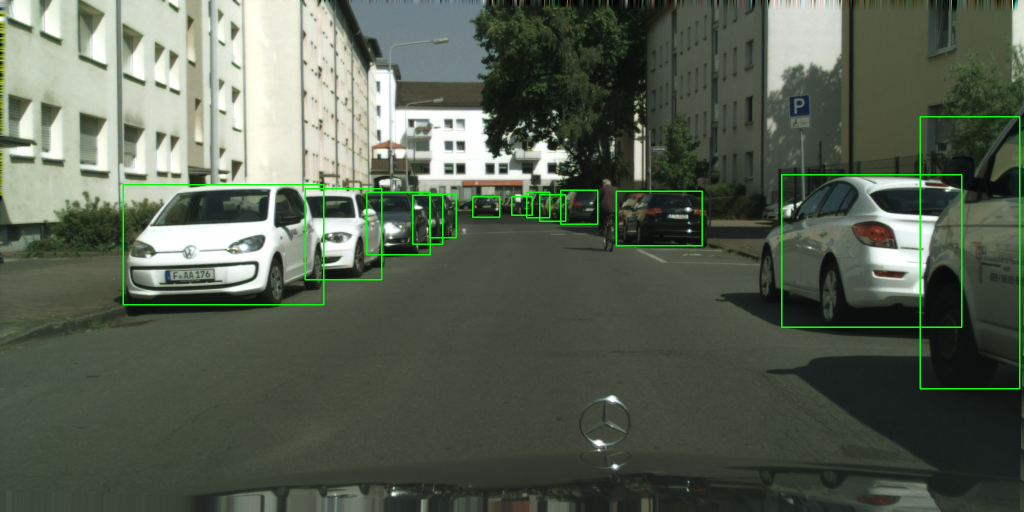
#> input picture pred.jpg, 2048 x 1024 px, given in place of lena.jpg, which was not available (shown at 1/2 size)
$ python practice.py   (older library calls are emulated)
#> lines starting #> are read from the running program, lines starting #| are printed output that depends on the picture; pictures that were not available may be replaced by others from this repository, and a replacement may not be noted
import cv2
import datetime
import matplotlib.pyplot
import numpy as np
from matplotlib import pyplot as plt
# [187 lines left out: functions get_supported_resolutions, ReadAndWrite, video, handle_mouse_events, handle_mouse_events_API, bitwise, not called in this run]
def nothing(x):
    pass

# [369 lines left out: functions bind_trackbar, HSV, img_threshold, plt_with_cv2, morphological_transformations, calculate_blur and 5 more, not called in this run]

def histograms():
    img = cv2.imread("lena.jpg",1)
#> img is the input picture: shape (1024, 2048, 3); mean B, G, R 81.3, 95.8, 86.9


    # [5 lines of commented-out code are left out]
    hist = cv2.calcHist([img],[0],None,[256],[0,256])
#> hist = 256 values, max 64809 at index 60, min 348 at index 4, mean 8192
    plt.plot(hist)

    plt.show()
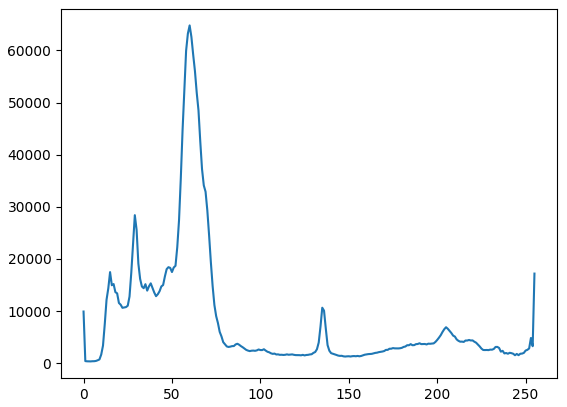
#> figure drawn by matplotlib, 1 panel; curve peaks at x = 60, y = 64809
    img1 = cv2.cvtColor(img,cv2.COLOR_BGR2GRAY)
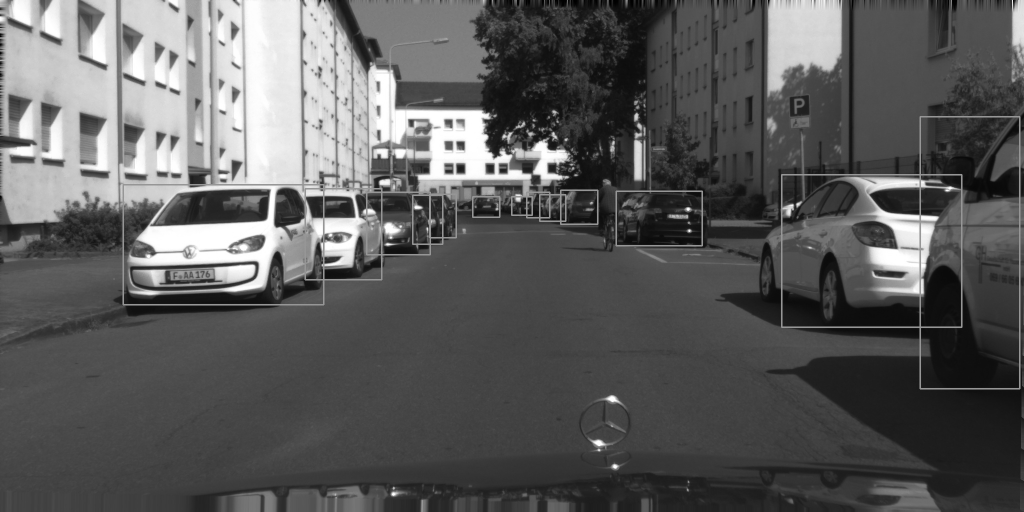
#> img1: shape (1024, 2048) (shown at 1/2 size); min 0, max 255, mean 91.5
    cv2.imshow('img1',img1)
    k = cv2.waitKey(0) & 0xff
#> (key q is pressed here)
    if k == ord('q'):
        cv2.destroyAllWindows()

histograms()

# [58 lines left out: functions template_matching, hough_line_transform, not called in this run]

$ run again, on real.jpg
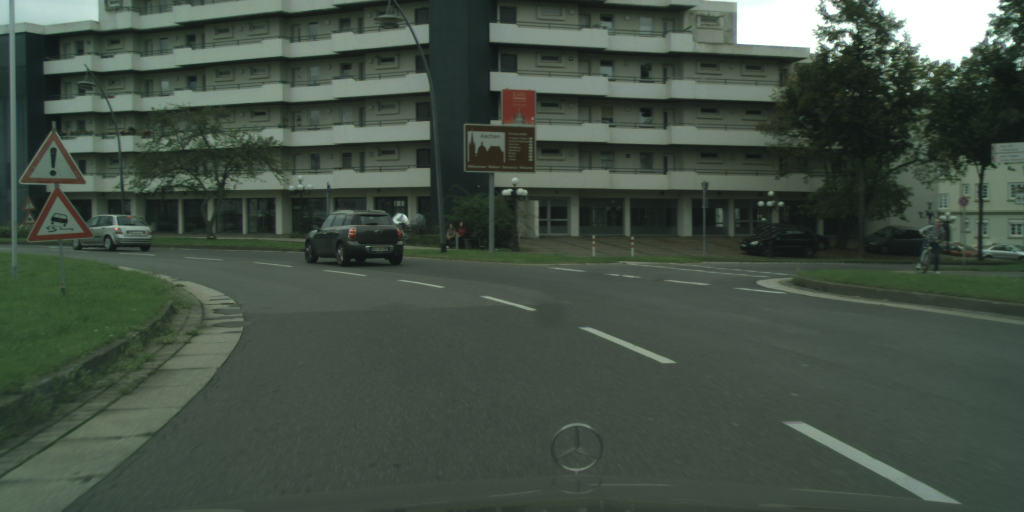
#> input picture real.jpg, 2048 x 1024 px, given in place of lena.jpg, which was not available (shown at 1/2 size)
#> in histograms, img is the input picture: shape (1024, 2048, 3); mean B, G, R 68.1, 79.2, 66.9
#> hist = 256 values, max 86445 at index 65, min 0 at index 0, mean 8192
#> in histograms, `plt.show()`:
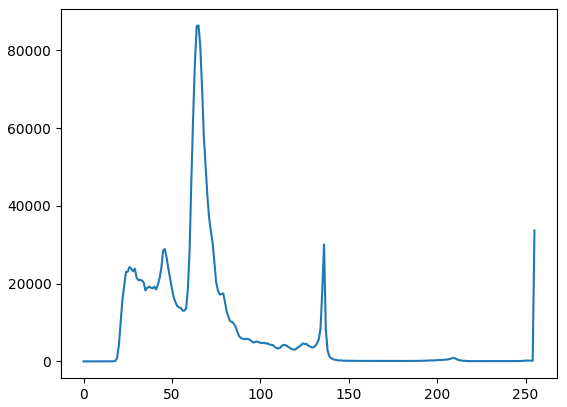
#> figure drawn by matplotlib, 1 panel; curve peaks at x = 65, y = 86445
#> in histograms, `img1 = cv2.cvtColor(img,cv2.COLOR_BGR2GRAY)`:
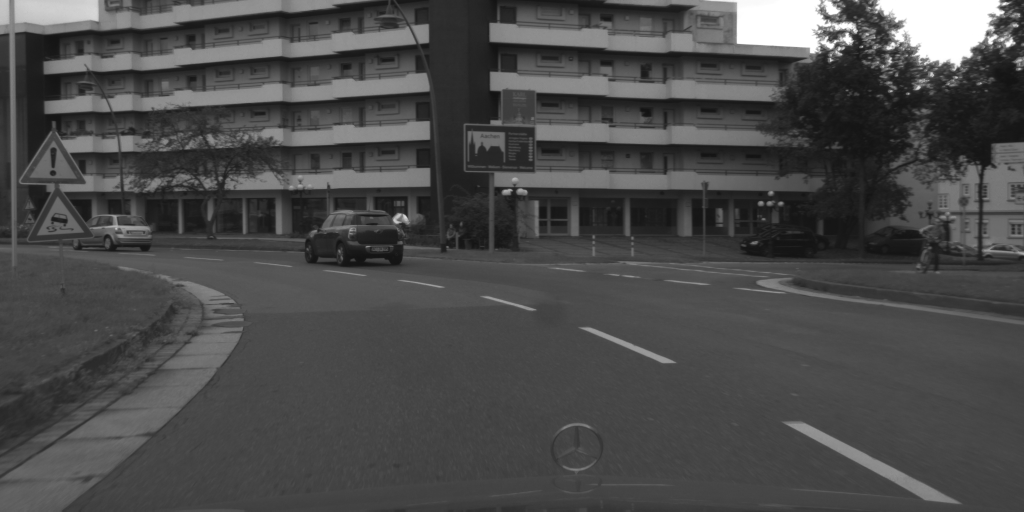
#> img1: shape (1024, 2048) (shown at 1/2 size); min 18, max 255, mean 74.3
